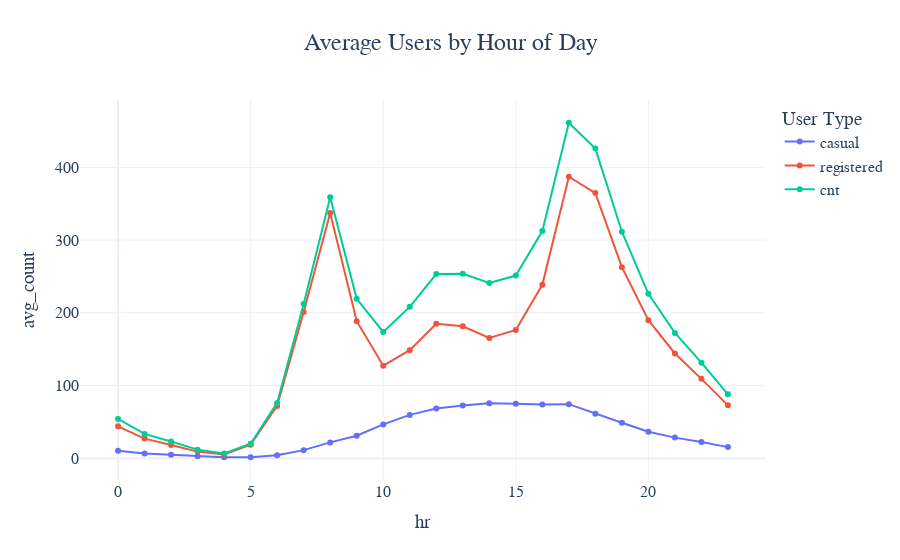

This figure's notebook cell:
### Markdown cell above
Summarize average activity by hour to visualize daily patterns and peak usage times across user types.

### Code cell
# Hour stays hourly-mean (from raw hourly df)
hour_means = df.groupby('hr')[target].mean().reset_index().melt(
    id_vars='hr', var_name='user_type', value_name='avg_count'
)
fig4 = px.line(hour_means, x='hr', y='avg_count', color='user_type', markers=True,
               title="Average Users by Hour of Day")
set_fig_layout(fig4)
fig4.write_html("Average Users by Hour of Day.html")


# ----- Aggregate to daily totals (one row per calendar day) -----
daily = (
    df.groupby('dteday', as_index=False)
      .agg({
        **{c:'sum' for c in target},
        **{'yr':'first','mnth':'first','weekday':'first','season':'first'}
      })
)

# Map display labels (kept as separate columns for ordering)
daily['season_name'] = daily['season'].map(season_map)
daily['month_name']  = daily['mnth'].map(month_map)
daily['day_name']    = daily['weekday'].map(day_map)

# ========= 2) % deviation vs annual mean =========
def pct_deviation_long(df, group_col, group_name, order=None):
    # overall means per metric (based on daily totals)
    overall = {c: df[c].mean() for c in target}
    # group means
    grp = df.groupby(group_col)[target].mean()
    pct = grp.copy()
    for c in target:
        pct[c] = (grp[c] / overall[c] - 1.0) * 100.0
    pct = pct.reset_index().melt(id_vars=[group_col], var_name='user_type', value_name='pct')
    pct.rename(columns={group_col: group_name}, inplace=True)
    if order is not None:
        pct[group_name] = pd.Categorical(pct[group_name], categories=order, ordered=True)
    return pct

pct_season = pct_deviation_long(daily, 'season_name', 'season', season_order)
pct_month  = pct_deviation_long(daily, 'month_name',  'month', month_order)
pct_day    = pct_deviation_long(daily, 'day_name',    'weekday', day_order)
pct_month.head()

### Figure 1 — Plotly figure (JSON) as saved in the notebook; plotly's stock layout.template omitted (floating-point values rounded to 4 significant figures)
{"data": [{"hovertemplate": "user_type=casual<br>hr=%{x}<br>avg_count=%{y}<extra></extra>", "legendgroup": "casual", "line": {"color": "#636efa", "dash": "solid"}, "marker": {"symbol": "circle"}, "mode": "lines+markers", "name": "casual", "orientation": "v", "showlegend": true, "type": "scatter", "x": [0, 1, 2, 3, 4, 5, 6, 7, 8, 9, 10, 11, 12, 13, 14, 15, 16, 17, 18, 19, 20, 21, 22, 23], "xaxis": "x", "y": [10.16, 6.512, 4.772, 2.716, 1.254, 1.411, 4.161, 11.06, 21.68, 30.89, 46.48, 59.54, 68.29, 72.31, 75.57, 74.91, 73.84, 74.27, 61.2, 48.77, 36.23, 28.26, 22.25, 15.2], "yaxis": "y"}, {"hovertemplate": "user_type=registered<br>hr=%{x}<br>avg_count=%{y}<extra></extra>", "legendgroup": "registered", "line": {"color": "#EF553B", "dash": "solid"}, "marker": {"symbol": "circle"}, "mode": "lines+markers", "name": "registered", "orientation": "v", "showlegend": true, "type": "scatter", "x": [0, 1, 2, 3, 4, 5, 6, 7, 8, 9, 10, 11, 12, 13, 14, 15, 16, 17, 18, 19, 20, 21, 22, 23], "xaxis": "x", "y": [43.74, 26.88, 18.1, 9.011, 5.099, 18.48, 71.88, 201.0, 337.3, 188.4, 127.2, 148.6, 185.0, 181.4, 165.4, 176.3, 238.5, 387.2, 364.7, 262.8, 189.8, 144.1, 109.1, 72.63], "yaxis": "y"}, {"hovertemplate": "user_type=cnt<br>hr=%{x}<br>avg_count=%{y}<extra></extra>", "legendgroup": "cnt", "line": {"color": "#00cc96", "dash": "solid"}, "marker": {"symbol": "circle"}, "mode": "lines+markers", "name": "cnt", "orientation": "v", "showlegend": true, "type": "scatter", "x": [0, 1, 2, 3, 4, 5, 6, 7, 8, 9, 10, 11, 12, 13, 14, 15, 16, 17, 18, 19, 20, 21, 22, 23], "xaxis": "x", "y": [53.9, 33.39, 22.87, 11.73, 6.353, 19.89, 76.04, 212.1, 359.0, 219.3, 173.7, 208.1, 253.3, 253.7, 240.9, 251.2, 312.4, 461.5, 425.9, 311.5, 226.0, 172.3, 131.3, 87.83], "yaxis": "y"}], "layout": {"font": {"family": "Times New Roman", "size": 16}, "legend": {"title": {"text": "User Type"}, "tracegroupgap": 0}, "title": {"font": {"size": 24}, "text": "Average Users by Hour of Day", "x": 0.5}, "xaxis": {"anchor": "y", "domain": [0, 1], "title": {"text": "hr"}}, "yaxis": {"anchor": "x", "domain": [0, 1], "title": {"text": "avg_count"}}}}
